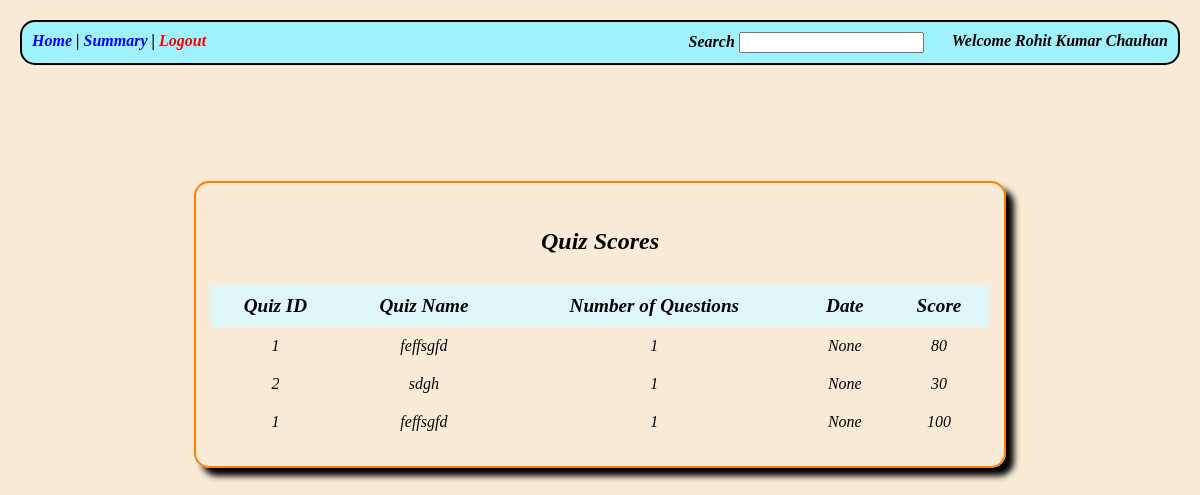
/scores/1, run on an earlier commit of the app's database.
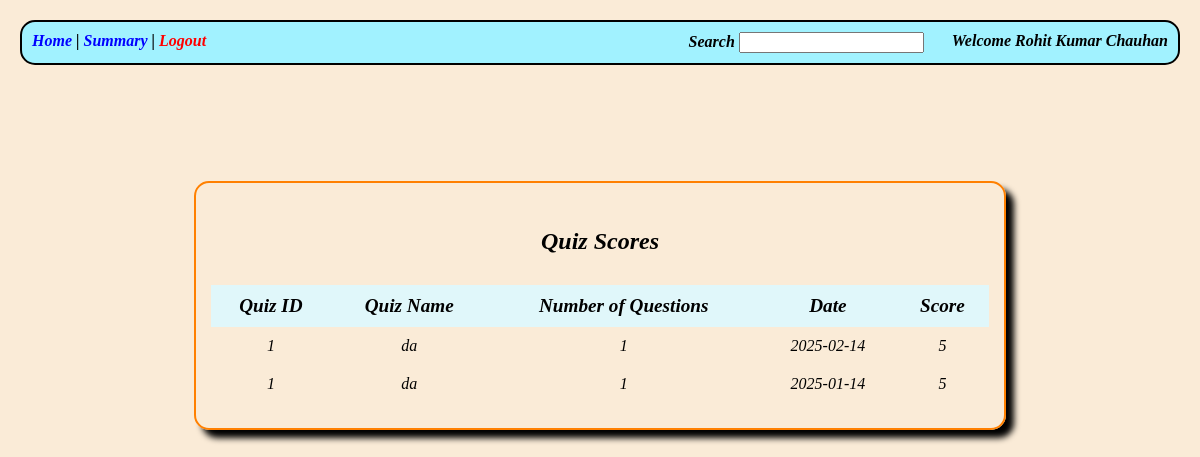
And on a later commit of the database.
### models.py (models this page shows)
class scores(db.Model):
    __tablename__ = "scores"
    id = db.Column(db.Integer , primary_key = True)
    quiz_id = db.Column( db.ForeignKey("quiz.id" , ondelete = "CASCADE") , nullable=False)
    user_id = db.Column( db.ForeignKey("user.id" , ondelete = "CASCADE") , nullable = False)
    time_attempt = db.Column(db.Date)
    totalscore = db.Column(db.Integer)

class quiz(db.Model):
    __tablename__ = "quiz"
    id = db.Column(db.Integer , primary_key = True)
    name = db.Column(db.String , unique = True)
    chapter_id = db.Column( db.ForeignKey("chapter.id" , ondelete = "CASCADE" ) , nullable = False)
    doq = db.Column(db.Date , nullable = False)
    time = db.Column(db.Time , nullable = False) #(hh:mm)
    remarks = db.Column(db.String , nullable = True)
    questions = db.relationship('questions' , backref = 'quiz' , cascade="all, delete-orphan")
    score = db.relationship('scores' , backref = "quiz" , cascade="all, delete-orphan")

### app.py (the view)
@app.route("/scores/<int:user_id>" , methods=["GET"])
def scoresdetails(user_id):
    current_user = user.query.get(user_id)                         #current user
    scoresdata = scores.query.filter_by(user_id = current_user.id).all() #scores data of user
    quizs = quiz.query.all()                                       #quizzes
    quest = questions.query.all()                                  #questions
    return render_template("scoresdetails.html" , current_user=current_user , scoresdata = scoresdata , quest=quest , quizs=quizs )

### templates/scoresdetails.html (shortened to what this page needs)
<!DOCTYPE html>
<html lang="en">
  <head>
    <link rel="stylesheet" href="/static/adminstyle.css" />
  </head>
  <body>
    <div class="header">
      <div>
        <a href="/user/dashboard/{{current_user.id}}"> Home </a>
        |
        <a href="/user/summary/{{current_user.id}}">Summary</a>
        |
        <a href="/" class="logout"> Logout</a>
      </div>
      <form
        method="post"
        action="/user/search/{{current_user.id}}"
        style="padding-left: 40%"
      >
        <label>Search</label>
        <input name="search" />
      </form>
      <div>Welcome {{current_user.uname}}</div>
    </div>
    <div style="align-content: center; padding-top: 10%">
      <div class="subject-card" style="margin: auto; width: 70%">
        <table>
          <tr>
            <td colspan="5"><h2>Quiz Scores</h2></td>
          </tr>
          <tr>
            <th>Quiz ID</th>
            <th>Quiz Name</th>
            <th>Number of Questions</th>
            <th>Date</th>
            <th>Score</th>
          </tr>
          {% for score in scoresdata%}
          <tr>
            <td>{{score.quiz_id}}</td>
            <td>
              {% for quiz in quizs%} {% if quiz.id == score.quiz_id%}
              {{quiz.name}} {%endif%} {%endfor%}
            </td>
            <td>
              {% set question_count = [] %}  {{question_count|length}}
            </td>
            <td>{{score.time_attempt}}</td>
            <td>{{score.totalscore}}</td>
          </tr>
          {%endfor%}
        </table>
      </div>
    </div>
  </body>
</html>

What changed in the data, as far as the page shows it:
removed scores: quiz_id "1", question_count "1", time_attempt "None", totalscore "80", quiz (name "feffsgfd")
removed scores: quiz_id "2", question_count "1", time_attempt "None", totalscore "30"
removed quiz: name "sdgh", shown under "2"
removed scores: quiz_id "1", question_count "1", time_attempt "None", totalscore "100", quiz (name "feffsgfd")
added scores: quiz_id "1", question_count "1", time_attempt "2025-02-14", totalscore "5", quiz (name "da")
added scores: quiz_id "1", question_count "1", time_attempt "2025-01-14", totalscore "5", quiz (name "da")
